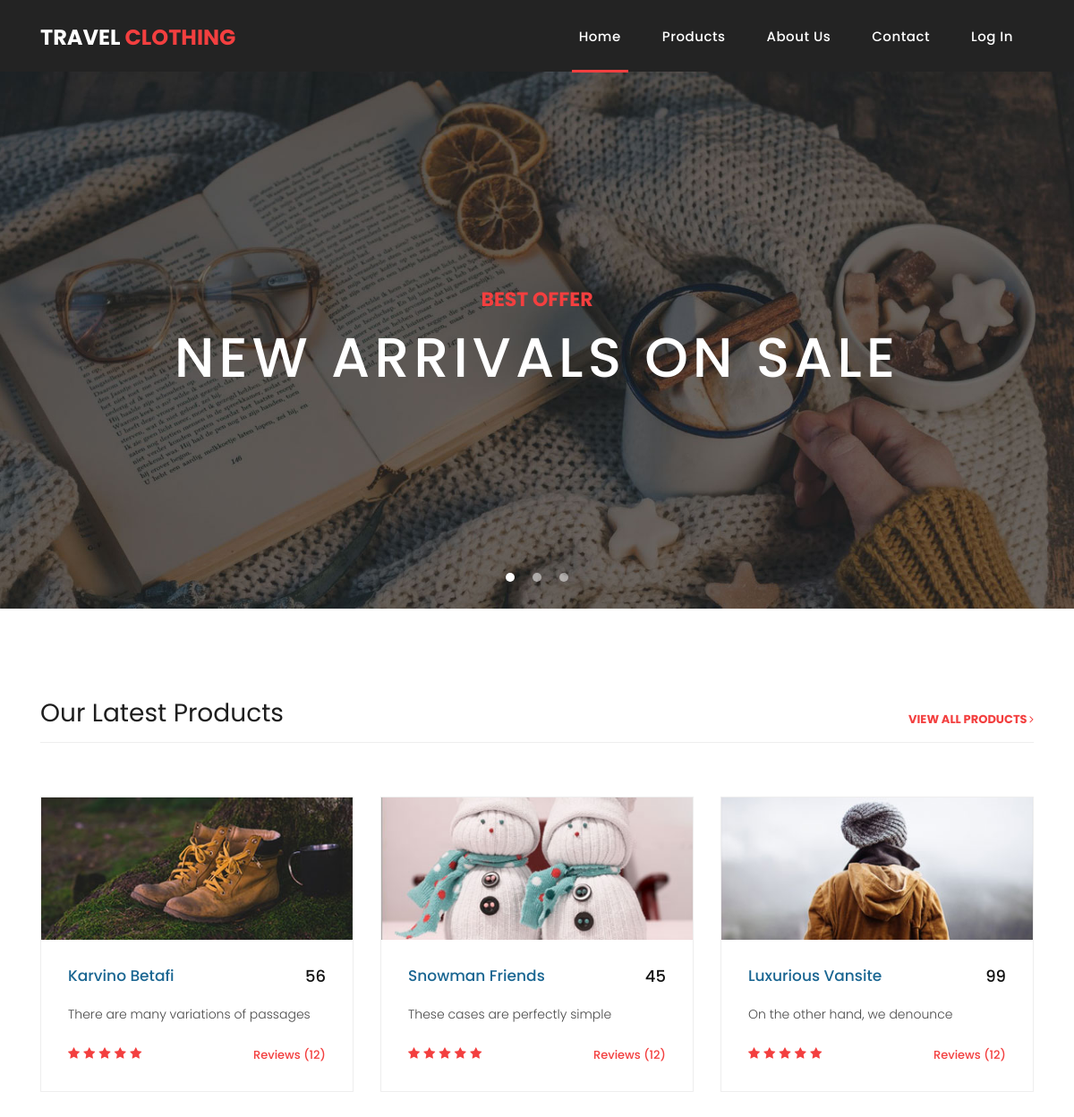
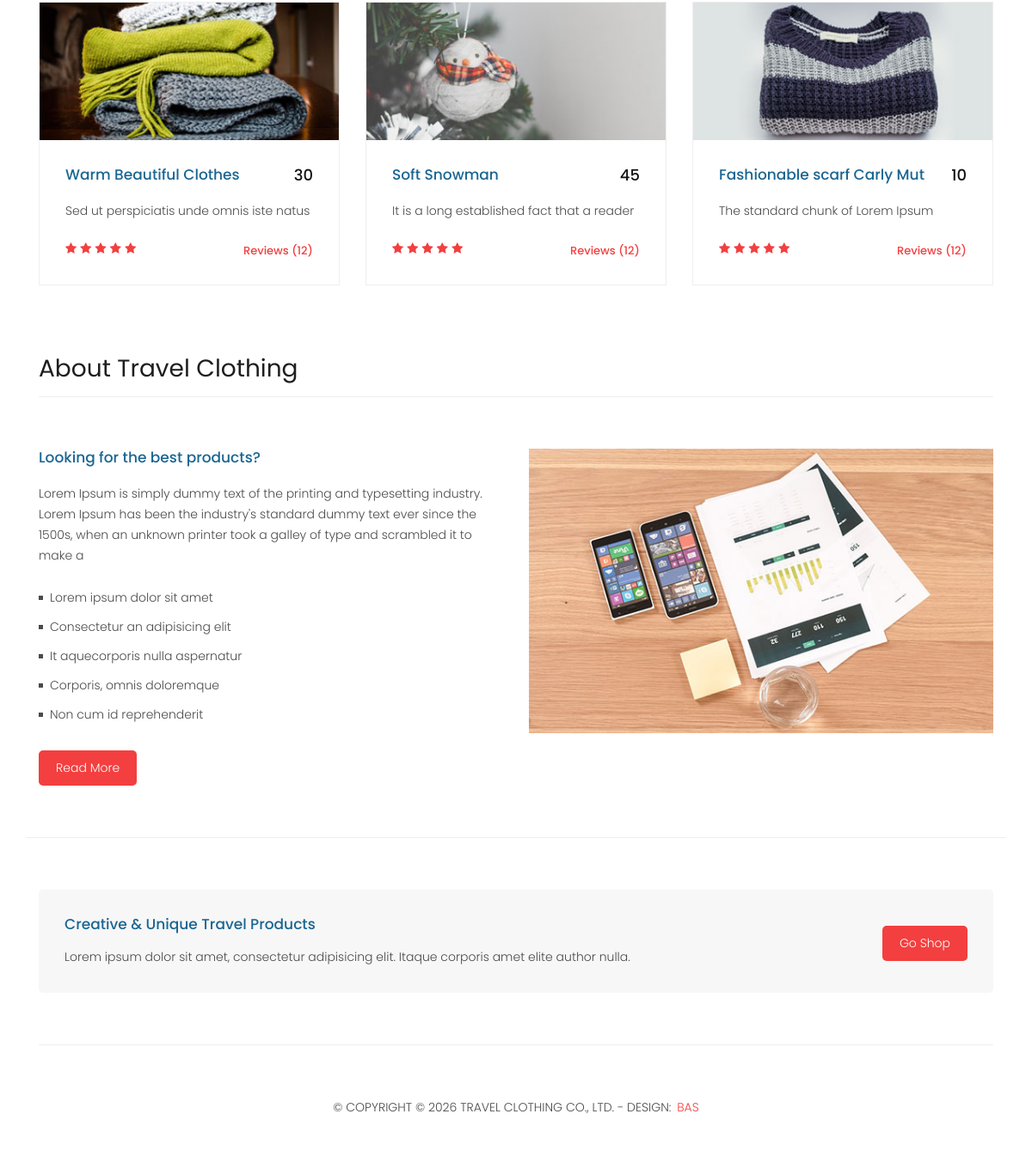
The page / on the database its author committed (2 pictures, top to bottom).
### main/models.py (models this page shows, shortened)
class Header(models.Model):
    title = models.CharField('Title', max_length=50)
    colored_title = models.CharField('Colored Title', max_length=50)
    path1 = models.CharField('Path 1', max_length=50)
    path2 = models.CharField('Path 2', max_length=50)
    path3 = models.CharField('Path 3', max_length=50)
    path4 = models.CharField('Path 4', max_length=50)
    path5 = models.CharField('Path 5', max_length=50)
    class Meta:
        verbose_name = 'Header'
        verbose_name_plural = 'Header'

class HomeTitle(models.Model):
    title = models.CharField('Title', max_length=50)
    subtitle = models.CharField('Subtitle', max_length=60)
    img = models.ImageField('Background Image', upload_to='images')

class HomeProductTitle(models.Model):
    title = models.CharField('Title', max_length=50)
    subtitle = models.CharField('Subtitle', max_length=50)

class Product(models.Model):
    category = models.ForeignKey(ProductCategory, on_delete=models.CASCADE, related_name='cat_prod')
    img = models.ImageField('Name', upload_to='images')
    name = models.CharField('Name', max_length=50)
    text = models.TextField('Text')
    price = models.PositiveIntegerField('Price')
    datetime = models.DateField('Datetime', auto_now=True)
    class Meta:
        ordering = ('-datetime',)

class HomeContent(models.Model):
    title = models.CharField('Title', max_length=50)
    subtitle1 = models.CharField('Subtitle 1', max_length=50)
    text1 = models.TextField('Text 1')
    info1 = models.CharField('Info 1', max_length=100)
    info2 = models.CharField('Info 2', max_length=100)
    info3 = models.CharField('Info 3', max_length=100)
    info4 = models.CharField('Info 4', max_length=100)
    info5 = models.CharField('Info 5', max_length=100)
    btn_name1 = models.CharField('Button Name 1', max_length=40)
    img = models.ImageField('Image', upload_to='images')
    subtitle2 = models.CharField('Subtitle 2', max_length=50)
    text2 = models.TextField('Text 2')
    btn_name2 = models.CharField('Button Name 2', max_length=40)

class Footer(models.Model):
    text = models.TextField('Copyright')
    name = models.CharField('Name', max_length=50)
    name_link = models.CharField('Name Link', max_length=50)
    class Meta:
        verbose_name = 'Footer'
        verbose_name_plural = 'Footer'

### main/views.py (the view)
# urls.py: path('', views.index, name='index'),
def index(request):
    product_category = ProductCategory.objects.all()
    home_title = HomeTitle.objects.all()
    home_product_title = HomeProductTitle.objects.all()[0]
    home_content = HomeContent.objects.all()[0]
    prod = Product.objects.order_by('-datetime')[::-1]
    return render(request, 'main/index.html', context={
        'link':'index',
        'header_content':double_content()[0],
        'footer_content':double_content()[1],
        'home_title':home_title,
        'home_product_title':home_product_title,
        'product_category':product_category,
        'home_content':home_content,
        'prod':prod
    })

### main/views.py (called while the page is built)
def double_content():
    header_content = Header.objects.all()[0]
    footer_content = Footer.objects.all()[0]
    return [header_content, footer_content]

### main/templates/main/index.html (shortened to what this page needs)
{% extends 'main/base.html' %}
  {% block body %}
    <div class="banner header-text">
      <div class="owl-banner owl-carousel">
        {% for i in home_title %}
          <div style="background-image: url({{ i.img.url }});" class="banner-item-01">
            <div class="text-content">
              <h4>{{ i.title }}</h4>
              <h2>{{ i.subtitle }}</h2>
            </div>
          </div>
        {% endfor %}
      </div>
    </div>
    <div class="latest-products">
      <div class="container">
        <div class="row">
          <div class="col-md-12">
            <div class="section-heading">
              <h2>{{ home_product_title.title }}</h2>
              <a href="{% url 'products' %}">{{ home_product_title.subtitle }} <i class="fa fa-angle-right"></i></a>
            </div>
          </div>
          {% for i in prod %}
            {% if forloop.counter > 6 %}
            {% else %}
                    <div class="col-lg-4 col-md-4 all des">
                      <div class="product-item">
                        <a href="{% url 'products' %}"><img src="{{ i.img.url }}" alt=""></a>
                        <div class="down-content">
                          <a href="{% url 'products' %}"><h4>{{ i.name }}</h4></a>
                          <h6>{{ i.price }}</h6>
                          <p>{{ i.text }}</p>
                          <ul class="stars">
                            <li><i class="fa fa-star"></i></li>
                            <li><i class="fa fa-star"></i></li>
                            <li><i class="fa fa-star"></i></li>
                            <li><i class="fa fa-star"></i></li>
                            <li><i class="fa fa-star"></i></li>
                          </ul>
                          <span>Reviews (12)</span>
                        </div>
                      </div>
                    </div>
            {% endif %}
          {% endfor %}
        </div>
      </div>
    </div>
    <div class="best-features">
      <div class="container">
        <div class="row">
          <div class="col-md-12">
            <div class="section-heading">
              <h2>{{ home_content.title }}</h2>
            </div>
          </div>
          <div class="col-md-6">
            <div class="left-content">
              <h4>{{ home_content.subtitle1 }}</h4>
              <p>{{ home_content.text1 }}</p>
              <ul class="featured-list">
                <li><a href="#">{{ home_content.info1 }}</a></li>
                <li><a href="#">{{ home_content.info2 }}</a></li>
                <li><a href="#">{{ home_content.info3 }}</a></li>
                <li><a href="#">{{ home_content.info4 }}</a></li>
                <li><a href="#">{{ home_content.info5 }}</a></li>
              </ul>
              <a href="{% url 'about' %}" class="filled-button">{{ home_content.btn_name1 }}</a>
            </div>
          </div>
          <div class="col-md-6">
            <div class="right-image">
              <img src="{{ home_content.img.url }}" alt="">
            </div>
          </div>
        </div>
      </div>
    </div>
    <div class="call-to-action">
      <div class="container">
        <div class="row">
          <div class="col-md-12">
            <div class="inner-content">
              <div class="row">
                <div class="col-md-8">
                  <h4>{{ home_content.subtitle2 }}</h4>
                  <p>{{ home_content.text2 }}</p>
                </div>
                <div class="col-md-4">
                  <a href="{% url 'products' %}" class="filled-button">{{ home_content.btn_name2 }}</a>
                </div>
              </div>
            </div>
          </div>
        </div>
      </div>
    </div>
  {% endblock %}

### main/templates/main/base.html (shortened to what this page needs)
{% load static %}
<!DOCTYPE html>
<html lang="en">
  <head>
    <link href="{% static 'vendor/bootstrap/css/bootstrap.min.css' %}" rel="stylesheet">
    <link rel="stylesheet" href="{% static 'assets/css/fontawesome.css' %}">
    <link rel="stylesheet" href="{% static 'assets/css/templatemo-sixteen.css' %}">
    <link rel="stylesheet" href="{% static 'assets/css/owl.css' %}">
    <link rel="stylesheet" href="{% static 'assets/css/style.css' %}">
  </head>
    <body>
        <header class="">
          <nav class="navbar navbar-expand-lg">
            <div class="container">
              <a class="navbar-brand" href="{% url 'index' %}"><h2>{{ header_content.title }} <em>{{ header_content.colored_title }}</em></h2></a>
              <div class="collapse navbar-collapse" id="navbarResponsive">
                <ul class="navbar-nav ml-auto">
                  <li class="nav-item {% if link == 'index' %}active{% endif %}">
                    <a class="nav-link" href="{% url 'index' %}">{{ header_content.path1 }}
                    </a>
                  </li>
                  <li class="nav-item {% if link == 'products' %}active{% endif %}">
                    <a class="nav-link" href="{% url 'products' %}">{{ header_content.path2 }}</a>
                  </li>
                  <li class="nav-item {% if link == 'about' %}active{% endif %}">
                    <a class="nav-link" href="{% url 'about' %}">{{ header_content.path3 }}</a>
                  </li>
                  <li class="nav-item {% if link == 'contact' %}active{% endif %}">
                    <a class="nav-link" href="{% url 'contact' %}">{{ header_content.path4 }}</a>
                  </li>
                  {% if user.is_authenticated %}
                    <li class="nav-item">
                      <a class="nav-link" href="{% url 'logout' %}">Log Out {{ user.username }}</a>
                    </li>
                  {% else %}
                    <li class="nav-item {% if link == 'login' %}active{% endif %}">
                      <a class="nav-link" href="{% url 'login' %}">{{ header_content.path5 }}</a>
                    </li>
                  {% endif %}
                </ul>
              </div>
            </div>
          </nav>
        </header>
        {% block body %}{% endblock %}
        <footer>
            <div class="container">
              <div class="row">
                <div class="col-md-12">
                  <div class="inner-content">
                    <p>&copy; {{ footer_content.text }}
                    <a rel="nofollow noopener" href="{{ footer_content.name_link }}" target="_blank">{{ footer_content.name }}</a></p>
                  </div>
                </div>
              </div>
            </div>
          </footer>
    </body>
</html>

### rows shown on the page
Header: title "TRAVEL", colored_title "CLOTHING", path1 "Home", path2 "Products", path3 "About Us", path4 "Contact", path5 "Log In"
HomeTitle: img (picture), title "BEST OFFER", subtitle "NEW ARRIVALS ON SALE"
HomeProductTitle: title "Our Latest Products", subtitle "VIEW ALL PRODUCTS"
Product: img (picture), name "Karvino Betafi", price "56", text "There are many variations of passages"
Product: img (picture), name "Snowman Friends", price "45", text "These cases are perfectly simple"
Product: img (picture), name "Luxurious Vansite", price "99", text "On the other hand, we denounce"
Product: img (picture), name "Warm Beautiful Clothes", price "30", text "Sed ut perspiciatis unde omnis iste natus"
Product: img (picture), name "Soft Snowman", price "45", text "It is a long established fact that a reader"
Product: img (picture), name "Fashionable scarf Carly Mut", price "10", text "The standard chunk of Lorem Ipsum"
HomeContent: title "About Travel Clothing", subtitle1 "Looking for the best products?", text1 "Lorem Ipsum is simply dummy text of the printing and typesetting industry. Lorem Ipsum has been the industry's standard dummy text ever since the 1500s, when an unknown printer took a galley of type and scrambled it to make a", info1 "Lorem ipsum dolor sit amet", info2 "Consectetur an adipisicing elit", info3 "It aquecorporis nulla aspernatur", info4 "Corporis, omnis doloremque", info5 "Non cum id reprehenderit", btn_name1 "Read More", img (picture), subtitle2 "Creative & Unique Travel Products", text2 "Lorem ipsum dolor sit amet, consectetur adipisicing elit. Itaque corporis amet elite author nulla.", btn_name2 "Go Shop"
Footer: text "COPYRIGHT © 2026 TRAVEL CLOTHING CO., LTD. - DESIGN:", name "BAS"
